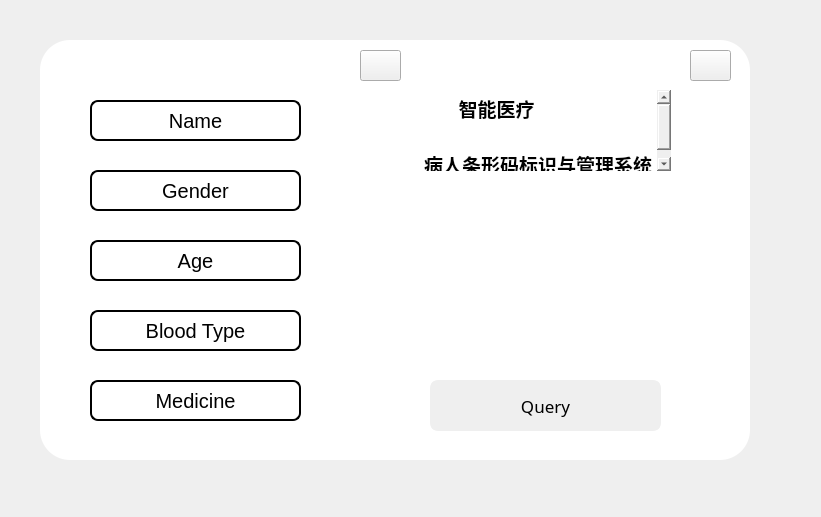
<?xml version="1.0" encoding="UTF-8"?>
<ui version="4.0">
 <class>Form</class>
 <widget class="QWidget" name="Form">
  <property name="geometry">
   <rect>
    <x>0</x>
    <y>0</y>
    <width>821</width>
    <height>517</height>
   </rect>
  </property>
  <property name="windowTitle">
   <string>Form</string>
  </property>
  <widget class="QLabel" name="label">
   <property name="geometry">
    <rect>
     <x>40</x>
     <y>40</y>
     <width>311</width>
     <height>420</height>
    </rect>
   </property>
   <property name="styleSheet">
    <string notr="true">border-image: url(:/images/static/image/1.png);
background-color: rgb(255, 255, 255);
border-top-left-radius:30px;
border-bottom-left-radius:30px;</string>
   </property>
   <property name="text">
    <string/>
   </property>
  </widget>
  <widget class="QLabel" name="label_2">
   <property name="geometry">
    <rect>
     <x>349</x>
     <y>40</y>
     <width>401</width>
     <height>420</height>
    </rect>
   </property>
   <property name="styleSheet">
    <string notr="true">background-color: rgb(255, 255, 255);
border-top-right-radius:30px;
border-bottom-right-radius:30px;</string>
   </property>
   <property name="text">
    <string/>
   </property>
  </widget>
  <widget class="QPushButton" name="uploadButton">
   <property name="geometry">
    <rect>
     <x>430</x>
     <y>380</y>
     <width>231</width>
     <height>51</height>
    </rect>
   </property>
   <property name="font">
    <font>
     <family>Arial Black</family>
     <pointsize>13</pointsize>
    </font>
   </property>
   <property name="styleSheet">
    <string notr="true">#uploadButton {
	
	background-color: rgb(239, 239, 239);
	color:  rgb(0, 0, 0);
	border:3px solid rgb(239, 239, 239);
	border-radius:8px;
}
#uploadButton:hover {
	
	background-color: rgb(255, 255, 255);
	color:  rgb(0, 0, 0);
}
#uploadButton:pressed {
	padding-top:5px;
	padding-left:5px;

}</string>
   </property>
   <property name="text">
    <string>Query</string>
   </property>
  </widget>
  <widget class="QPushButton" name="closeButton">
   <property name="geometry">
    <rect>
     <x>690</x>
     <y>50</y>
     <width>41</width>
     <height>31</height>
    </rect>
   </property>
   <property name="styleSheet">
    <string notr="true">#close {
	border:none;
}
#close:hover {
	
	background-color: rgb(239, 239, 239);
	color: rgb(0, 0, 0);
}
</string>
   </property>
   <property name="text">
    <string/>
   </property>
   <property name="icon">
    <iconset resource="resource.qrc">
     <normaloff>:/icons/static/icon/close.svg</normaloff>:/icons/static/icon/close.svg</iconset>
   </property>
  </widget>
  <widget class="QTextBrowser" name="textBrowser">
   <property name="geometry">
    <rect>
     <x>420</x>
     <y>90</y>
     <width>251</width>
     <height>81</height>
    </rect>
   </property>
   <property name="font">
    <font>
     <family>华文中宋</family>
     <pointsize>15</pointsize>
    </font>
   </property>
   <property name="styleSheet">
    <string notr="true">border:none;</string>
   </property>
   <property name="html">
    <string>&lt;!DOCTYPE HTML PUBLIC &quot;-//W3C//DTD HTML 4.0//EN&quot; &quot;http://www.w3.org/TR/REC-html40/strict.dtd&quot;&gt;
&lt;html&gt;&lt;head&gt;&lt;meta name=&quot;qrichtext&quot; content=&quot;1&quot; /&gt;&lt;style type=&quot;text/css&quot;&gt;
p, li { white-space: pre-wrap; }
&lt;/style&gt;&lt;/head&gt;&lt;body style=&quot; font-family:'华文中宋'; font-size:15pt; font-weight:400; font-style:normal;&quot;&gt;
&lt;p style=&quot; margin-top:0px; margin-bottom:0px; margin-left:0px; margin-right:0px; -qt-block-indent:0; text-indent:0px;&quot;&gt;&lt;span style=&quot; font-family:'SimSun'; font-size:14pt; font-weight:600;&quot;&gt;       智能医疗&lt;/span&gt;&lt;/p&gt;
&lt;p style=&quot;-qt-paragraph-type:empty; margin-top:0px; margin-bottom:0px; margin-left:0px; margin-right:0px; -qt-block-indent:0; text-indent:0px; font-family:'SimSun'; font-size:14pt; font-weight:600;&quot;&gt;&lt;br /&gt;&lt;/p&gt;
&lt;p style=&quot; margin-top:0px; margin-bottom:0px; margin-left:0px; margin-right:0px; -qt-block-indent:0; text-indent:0px;&quot;&gt;&lt;span style=&quot; font-family:'SimSun'; font-size:14pt; font-weight:600;&quot;&gt;病人条形码标识与管理系统&lt;/span&gt;&lt;/p&gt;&lt;/body&gt;&lt;/html&gt;</string>
   </property>
  </widget>
  <widget class="QLabel" name="code">
   <property name="geometry">
    <rect>
     <x>380</x>
     <y>201</y>
     <width>341</width>
     <height>151</height>
    </rect>
   </property>
   <property name="font">
    <font>
     <pointsize>14</pointsize>
    </font>
   </property>
   <property name="text">
    <string/>
   </property>
  </widget>
  <widget class="QLabel" name="name">
   <property name="geometry">
    <rect>
     <x>90</x>
     <y>100</y>
     <width>211</width>
     <height>41</height>
    </rect>
   </property>
   <property name="font">
    <font>
     <pointsize>15</pointsize>
    </font>
   </property>
   <property name="styleSheet">
    <string notr="true">border:2px solid rgb(0,0,0);
border-radius:8px;</string>
   </property>
   <property name="text">
    <string>Name</string>
   </property>
   <property name="textFormat">
    <enum>Qt::AutoText</enum>
   </property>
   <property name="alignment">
    <set>Qt::AlignCenter</set>
   </property>
  </widget>
  <widget class="QLabel" name="gender">
   <property name="geometry">
    <rect>
     <x>90</x>
     <y>170</y>
     <width>211</width>
     <height>41</height>
    </rect>
   </property>
   <property name="font">
    <font>
     <pointsize>15</pointsize>
    </font>
   </property>
   <property name="styleSheet">
    <string notr="true">border:2px solid rgb(0,0,0);
border-radius:8px;</string>
   </property>
   <property name="text">
    <string>Gender</string>
   </property>
   <property name="alignment">
    <set>Qt::AlignCenter</set>
   </property>
  </widget>
  <widget class="QLabel" name="age">
   <property name="geometry">
    <rect>
     <x>90</x>
     <y>240</y>
     <width>211</width>
     <height>41</height>
    </rect>
   </property>
   <property name="font">
    <font>
     <pointsize>15</pointsize>
    </font>
   </property>
   <property name="styleSheet">
    <string notr="true">border:2px solid rgb(0,0,0);
border-radius:8px;</string>
   </property>
   <property name="text">
    <string>Age</string>
   </property>
   <property name="alignment">
    <set>Qt::AlignCenter</set>
   </property>
  </widget>
  <widget class="QLabel" name="bloodType">
   <property name="geometry">
    <rect>
     <x>90</x>
     <y>310</y>
     <width>211</width>
     <height>41</height>
    </rect>
   </property>
   <property name="font">
    <font>
     <pointsize>15</pointsize>
    </font>
   </property>
   <property name="styleSheet">
    <string notr="true">border:2px solid rgb(0,0,0);
border-radius:8px;</string>
   </property>
   <property name="text">
    <string>Blood Type</string>
   </property>
   <property name="alignment">
    <set>Qt::AlignCenter</set>
   </property>
  </widget>
  <widget class="QLabel" name="medicine">
   <property name="geometry">
    <rect>
     <x>90</x>
     <y>380</y>
     <width>211</width>
     <height>41</height>
    </rect>
   </property>
   <property name="font">
    <font>
     <pointsize>15</pointsize>
    </font>
   </property>
   <property name="contextMenuPolicy">
    <enum>Qt::DefaultContextMenu</enum>
   </property>
   <property name="styleSheet">
    <string notr="true">border:2px solid rgb(0,0,0);
border-radius:8px;</string>
   </property>
   <property name="text">
    <string>Medicine</string>
   </property>
   <property name="alignment">
    <set>Qt::AlignCenter</set>
   </property>
  </widget>
  <widget class="QPushButton" name="backButton">
   <property name="geometry">
    <rect>
     <x>360</x>
     <y>50</y>
     <width>41</width>
     <height>31</height>
    </rect>
   </property>
   <property name="styleSheet">
    <string notr="true">#back {
	border:none;
}
#back:hover {
	
	background-color: rgb(239, 239, 239);
	color: rgb(0, 0, 0);
}
</string>
   </property>
   <property name="text">
    <string/>
   </property>
   <property name="icon">
    <iconset resource="resource.qrc">
     <normaloff>:/icons/static/icon/back.svg</normaloff>:/icons/static/icon/back.svg</iconset>
   </property>
  </widget>
 </widget>
 <resources>
  <include location="resource.qrc"/>
 </resources>
 <connections>
  <connection>
   <sender>closeButton</sender>
   <signal>clicked()</signal>
   <receiver>Form</receiver>
   <slot>close()</slot>
   <hints>
    <hint type="sourcelabel">
     <x>714</x>
     <y>67</y>
    </hint>
    <hint type="destinationlabel">
     <x>788</x>
     <y>22</y>
    </hint>
   </hints>
  </connection>
 </connections>
</ui>
